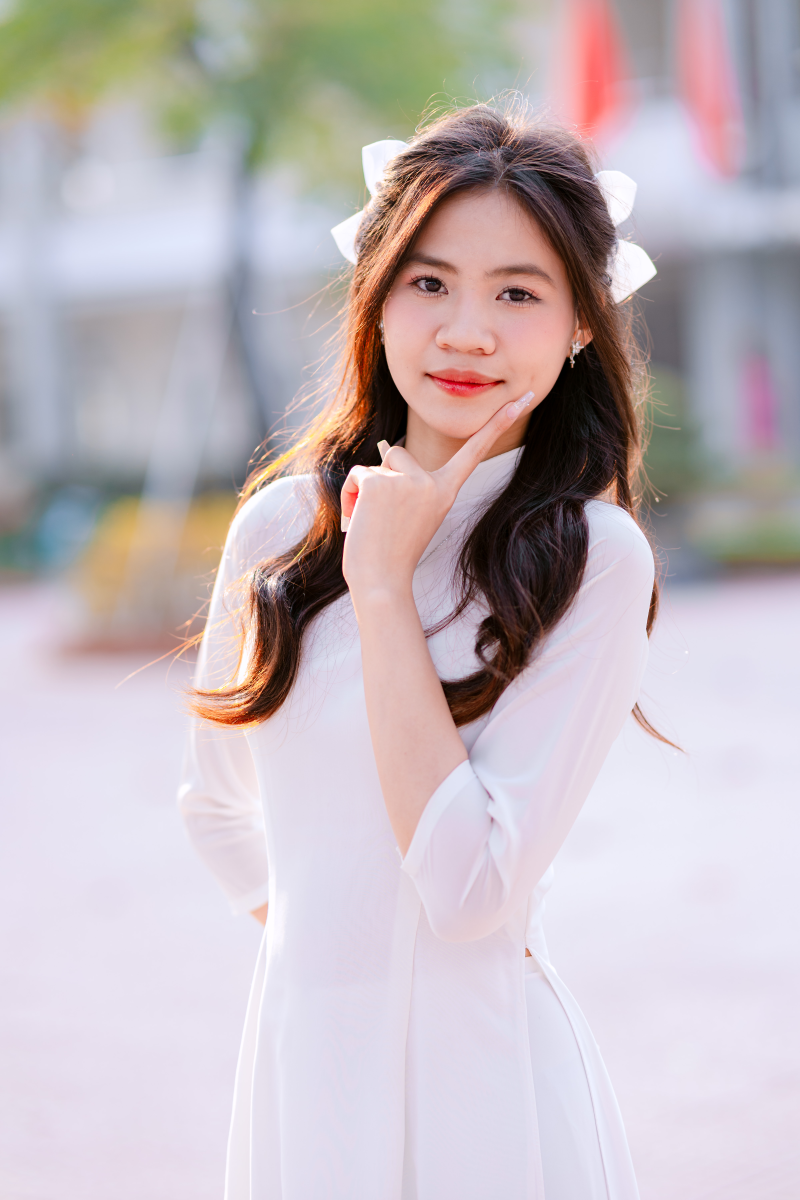
#> input picture backend/uploads/1752119623133-325738539.jpg, 4000 x 6000 px (shown at 1/5 size)
$ python -i simple_face_processor_v2.py   (imports and definitions only)
#> lines starting #> are read from the running program, lines starting #| are printed output that depends on the picture


import sys
import json
import argparse
import os
import urllib.request
from pathlib import Path

try:
    import numpy as np
    from numpy import asarray, uint8, fromfile, zeros, where, var, dot, linalg, mean, std
except ImportError:
    print(json.dumps({"success": False, "error": "NumPy not installed. Please run: pip install numpy"}))
    sys.exit(1)

try:
    import cv2
    from cv2 import CascadeClassifier, imread, imdecode, IMREAD_COLOR, cvtColor, COLOR_BGR2GRAY, ellipse, matchTemplate, TM_CCOEFF_NORMED, calcHist, resize, Laplacian, CV_64F
except ImportError:
    print(json.dumps({"success": False, "error": "OpenCV not installed. Please run: pip install opencv-python"}))
    sys.exit(1)

try:
    from PIL import Image
except ImportError:
    print(json.dumps({"success": False, "error": "Pillow not installed. Please run: pip install Pillow"}))
    sys.exit(1)

class EnhancedFaceProcessor:
    def __init__(self):
        # Load OpenCV face cascade
        try:
            cascade_path = cv2.data.haarcascades + 'haarcascade_frontalface_default.xml'
            if not os.path.exists(cascade_path):
                # Fallback to alternative detection method
                self.face_cascade = None
                print(f"Warning: Face cascade not found at {cascade_path}", file=sys.stderr)
            else:
                self.face_cascade = cv2.CascadeClassifier(cascade_path)
                print(f"Loaded face cascade from {cascade_path}", file=sys.stderr)
        except Exception as e:
            print(f"Error initializing face cascade: {e}", file=sys.stderr)
            self.face_cascade = None

    def load_image(self, img_path: str):
        """Load image from various sources (local path, URL, etc.)"""
        try:
            print(f"Attempting to load image: {img_path}", file=sys.stderr)

            # Handle different types of paths
            if img_path.startswith(('http://', 'https://')):
                print("Loading image from URL", file=sys.stderr)
                # Download from URL
                response = urllib.request.urlopen(img_path)
                image_array = asarray(bytearray(response.read()), dtype=uint8)
                img = imdecode(image_array, IMREAD_COLOR)
            else:
                # Handle local file path
                # Convert to absolute path and normalize
                img_path = os.path.abspath(img_path)
                img_path = os.path.normpath(img_path)

                print(f"Normalized path: {img_path}", file=sys.stderr)

                # Check if file exists
                if not os.path.exists(img_path):
                    print(f"File not found: {img_path}", file=sys.stderr)
                    return None, f"File not found: {img_path}"

                # Check file size
                file_size = os.path.getsize(img_path)
                print(f"File size: {file_size} bytes", file=sys.stderr)

                if file_size == 0:
                    return None, f"File is empty: {img_path}"

                # Try to read the file
                try:
                    img = imread(img_path, IMREAD_COLOR)
#> img is the input picture: shape (6000, 4000, 3); mean B, G, R 188, 183.6, 194.2
                    if img is None:
                        # Fallback: read via numpy buffer (handles Unicode / long paths on Windows)
                        try:
                            file_bytes = fromfile(img_path, dtype=uint8)
                            img = imdecode(file_bytes, IMREAD_COLOR)
                        except Exception as alt_read_err:
                            print(f"Alternative read failed: {alt_read_err}", file=sys.stderr)
                except Exception as read_error:
                    print(f"cv2.imread failed: {read_error}", file=sys.stderr)
                    return None, f"cv2.imread failed: {str(read_error)}"

            if img is None:
                print(f"Could not decode image (cv2.imread returned None): {img_path}", file=sys.stderr)
                return None, f"Could not decode image: {img_path}"

            print(f"Successfully loaded image with shape: {img.shape}", file=sys.stderr)
            return img, None
        except Exception as e:
            error_msg = f"Error loading image {img_path}: {str(e)}"
            print(error_msg, file=sys.stderr)
            return None, error_msg

    def detect_faces(self, img_path: str) -> dict:
        """Detect faces in an image using multiple detection methods"""
        print(f"Starting face detection for: {img_path}", file=sys.stderr)

        # Load image
        img, error = self.load_image(img_path)
        if img is None:
            return {
                'success': False,
                'error': error or 'Could not load image',
                'face_count': 0,
                'faces': []
            }

        try:
            # Convert to grayscale for face detection
            gray = cv2.cvtColor(img, cv2.COLOR_BGR2GRAY)
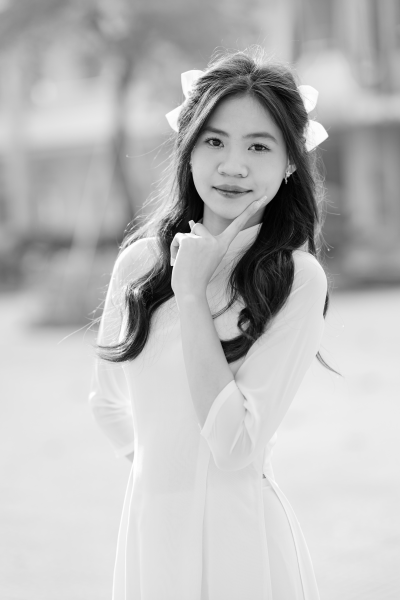
#> gray: shape (6000, 4000) (shown at 1/10 size); min 0, max 255, mean 187.3
            print(f"Converted to grayscale, shape: {gray.shape}", file=sys.stderr)

            # Method 1: Use Haar cascade with multiple parameter sets
            faces = []
            if self.face_cascade is not None:
                print("Using Haar cascade for face detection", file=sys.stderr)

                # Try different parameter combinations
                parameter_sets = [
                    # Standard parameters
                    {'scaleFactor': 1.1, 'minNeighbors': 5, 'minSize': (30, 30)},
                    # More sensitive parameters
                    {'scaleFactor': 1.05, 'minNeighbors': 3, 'minSize': (20, 20)},
                    # Less sensitive parameters for large faces
                    {'scaleFactor': 1.2, 'minNeighbors': 8, 'minSize': (50, 50)},
                    # Parameters for very small faces
                    {'scaleFactor': 1.03, 'minNeighbors': 2, 'minSize': (15, 15)},
                ]

                for i, params in enumerate(parameter_sets):
                    print(f"Trying parameter set {i+1}: {params}", file=sys.stderr)
                    detected_faces = self.face_cascade.detectMultiScale(gray, **params)
                    print(f"Parameter set {i+1} detected {len(detected_faces)} faces", file=sys.stderr)

                    if len(detected_faces) > 0:
                        faces = detected_faces
                        print(f"Using parameter set {i+1} with {len(faces)} faces", file=sys.stderr)
                        break
#> this loop made 1 pass
#> faces on pass 1: [[1766, 1017, 1189, 1189]]

                print(f"Final Haar cascade result: {len(faces)} faces", file=sys.stderr)

            # Method 2: If no faces detected, try DNN face detection (if available)
            if len(faces) == 0:
                print("Trying DNN face detection", file=sys.stderr)
                faces = self.detect_faces_dnn(gray)

            # Method 3: If still no faces, use template matching fallback
            if len(faces) == 0:
                print("Trying template matching fallback", file=sys.stderr)
                faces = self.detect_faces_template_matching(gray)

            # Method 4: If still no faces, use statistical analysis
            if len(faces) == 0:
                print("Trying statistical analysis fallback", file=sys.stderr)
                faces = self.detect_faces_statistical(gray)

            face_data = []
            for i, (x, y, w, h) in enumerate(faces):
                face_data.append({
                    'face_id': i,
                    'x': int(x),
                    'y': int(y),
                    'width': int(w),
                    'height': int(h),
                    'confidence': 0.8  # Default confidence
                })
                print(f"Face {i}: x={x}, y={y}, w={w}, h={h}", file=sys.stderr)
#> this loop made 1 pass
#> after the loop, face_data = 1 item

            return {
                'success': True,
                'face_count': len(face_data),
                'faces': face_data
            }
        except Exception as e:
            error_msg = f"Face detection error: {str(e)}"
            print(error_msg, file=sys.stderr)
            return {
                'success': False,
                'error': error_msg,
                'face_count': 0,
                'faces': []
            }

    # [70 lines left out: functions detect_faces_dnn, detect_faces_template_matching, detect_faces_statistical, not called in this run]

    def extract_embeddings(self, img_path: str) -> dict:
        """Extract basic face features (simplified embeddings)"""
        print(f"Starting embedding extraction for: {img_path}", file=sys.stderr)

        # First detect faces
        faces_result = self.detect_faces(img_path)
#> faces_result = 3 items
        if not faces_result['success']:
            return faces_result

        # Load image again for embedding extraction
        img, error = self.load_image(img_path)
        if img is None:
            return {
                'success': False,
                'error': error or 'Could not load image for embedding extraction',
                'face_count': 0,
                'embeddings': []
            }

        try:
            gray = cv2.cvtColor(img, cv2.COLOR_BGR2GRAY)

            embeddings_data = []
            for face in faces_result['faces']:
                x, y, w, h = face['x'], face['y'], face['width'], face['height']
                print(f"Extracting embedding for face at x={x}, y={y}, w={w}, h={h}", file=sys.stderr)

                # Extract face region
                face_roi = gray[y:y+h, x:x+w]

                # Resize to standard size
                if face_roi.size > 0:
                    face_resized = resize(face_roi, (100, 100))

                    # Create simple embedding (flattened histogram)
                    hist = calcHist([face_resized], [0], None, [256], [0, 256])
                    embedding = hist.flatten().tolist()
                    print(f"Created embedding with {len(embedding)} features", file=sys.stderr)
                else:
                    # Create dummy embedding if face region is invalid
                    embedding = [0.0] * 256
                    print("Created dummy embedding for invalid face region", file=sys.stderr)

                embeddings_data.append({
                    'face_id': face['face_id'],
                    'embedding': embedding,
                    'region': {
                        'x': x, 'y': y, 'w': w, 'h': h
                    }
                })
#> this loop made 1 pass
#> pass 1, in extract_embeddings, `face_roi = gray[y:y+h, x:x+w]`:
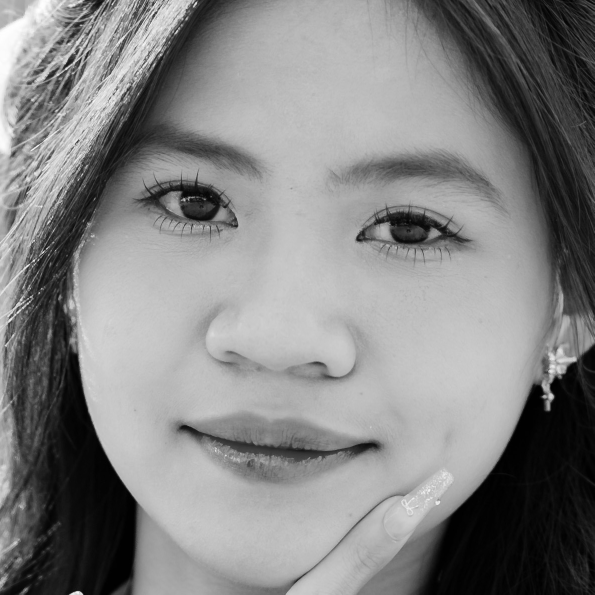
#> face_roi: shape (1189, 1189) (shown at 1/2 size); min 0, max 255, mean 131.4
#> pass 1, in extract_embeddings, `face_resized = resize(face_roi, (100, 100))`:
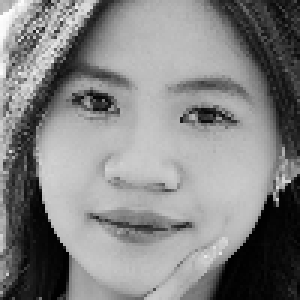
#> face_resized: shape (100, 100) (shown 3 times larger); min 0, max 254, mean 131.4
#> after the loop, embeddings_data = 1 item

            print(f"Successfully extracted {len(embeddings_data)} embeddings", file=sys.stderr)
            return {
                'success': True,
                'face_count': len(embeddings_data),
                'embeddings': embeddings_data
            }
        except Exception as e:
            error_msg = f"Embedding extraction error: {str(e)}"
            print(error_msg, file=sys.stderr)
            return {
                'success': False,
                'error': error_msg,
                'face_count': 0,
                'embeddings': []
            }

    # [124 lines left out: functions compare_faces, assess_quality, main, not called in this run]

# [2 lines not run here, left out]

>>> result = EnhancedFaceProcessor().extract_embeddings('../../uploads/1752119623133-325738539.jpg')
#> result = 3 items

$ run again, on backend/uploads/1752120187572-806187455.jpg
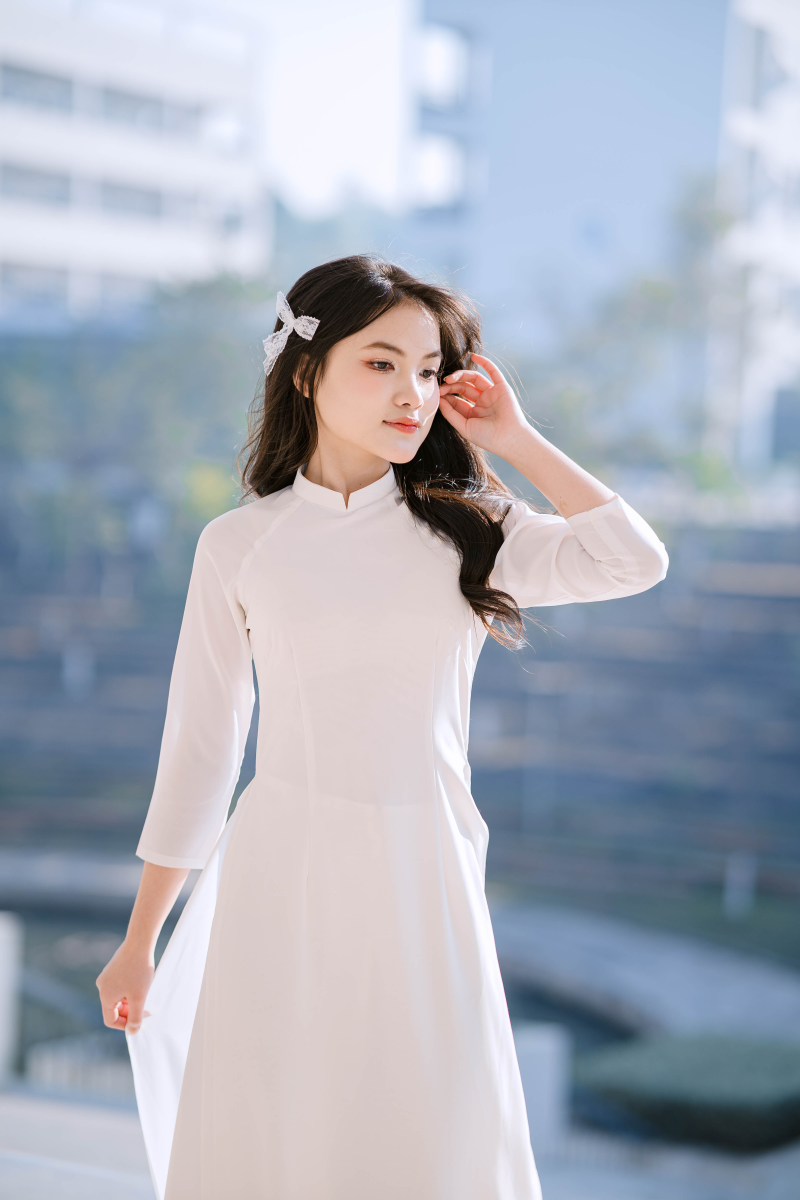
#> input picture backend/uploads/1752120187572-806187455.jpg, 4000 x 6000 px (shown at 1/5 size)
#> in load_image, img is the input picture: shape (6000, 4000, 3); mean B, G, R 186.5, 174, 168.2
#> in detect_faces, `gray = cv2.cvtColor(img, cv2.COLOR_BGR2GRAY)`:
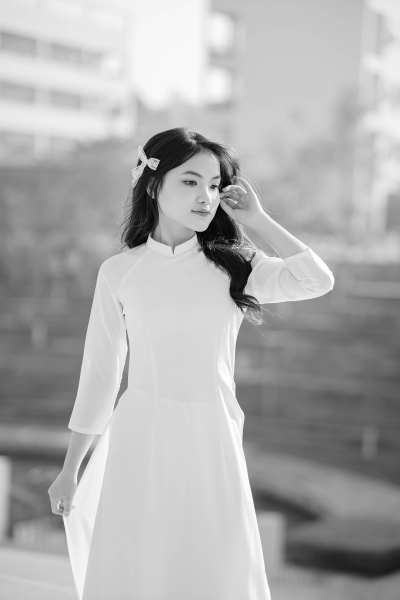
#> gray: shape (6000, 4000) (shown at 1/10 size); min 0, max 255, mean 173.7
#> the loop in detect_faces, `for i, params in enumerate(parameter_sets):` made 1 pass
#> faces on pass 1: [[1461, 1560, 134, 134], [1634, 1575, 724, 724]]
#> the loop in detect_faces, `for i, (x, y, w, h) in enumerate(faces):` made 2 passes
#> (x, y, w, h) on passes 1 to 2: (1461, 1560, 134, 134), (1634, 1575, 724, 724)
#> after the loop in detect_faces, `for i, (x, y, w, h) in enumerate(faces):`: face_data = 2 items
#> faces_result = 3 items
#> the loop in extract_embeddings, `for face in faces_result['faces']:` made 2 passes
#> pass 2, in extract_embeddings, `face_resized = resize(face_roi, (100, 100))`:
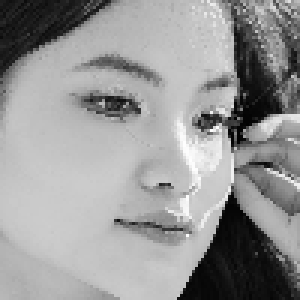
#> face_resized: shape (100, 100) (shown 3 times larger); min 2, max 254, mean 150.5
#> after the loop in extract_embeddings, `for face in faces_result['faces']:`: embeddings_data = 2 items
#> result = 3 items

$ run again, on backend/uploads/1752120187593-938426516.jpg
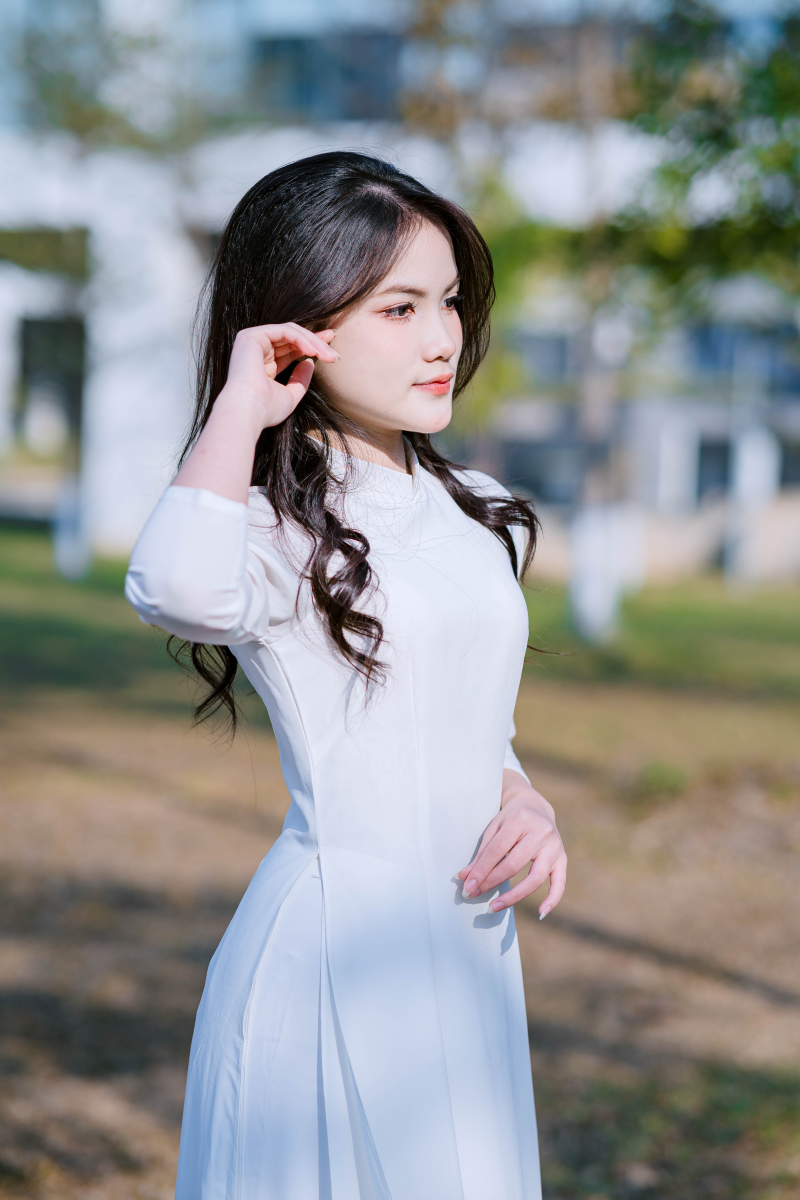
#> input picture backend/uploads/1752120187593-938426516.jpg, 4000 x 6000 px (shown at 1/5 size)
#> in load_image, img is the input picture: shape (6000, 4000, 3); mean B, G, R 144.2, 144.4, 142.5
#> in detect_faces, `gray = cv2.cvtColor(img, cv2.COLOR_BGR2GRAY)`:
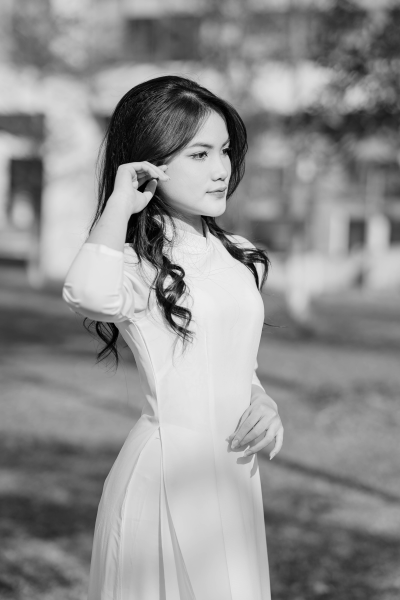
#> gray: shape (6000, 4000) (shown at 1/10 size); min 0, max 255, mean 143.8
#> the loop in detect_faces, `for i, (x, y, w, h) in enumerate(faces):` made 4 passes
#> (x, y, w, h) on passes 1 to 4: (1322, 2674, 72, 72), (1506, 2863, 70, 70), (1646, 2301, 99, 99), (1685, 1216, 868, 868)
#> after the loop in detect_faces, `for i, (x, y, w, h) in enumerate(faces):`: face_data = 4 items
#> faces_result = 3 items
#> the loop in extract_embeddings, `for face in faces_result['faces']:` made 4 passes
#> after the loop in extract_embeddings, `for face in faces_result['faces']:`:
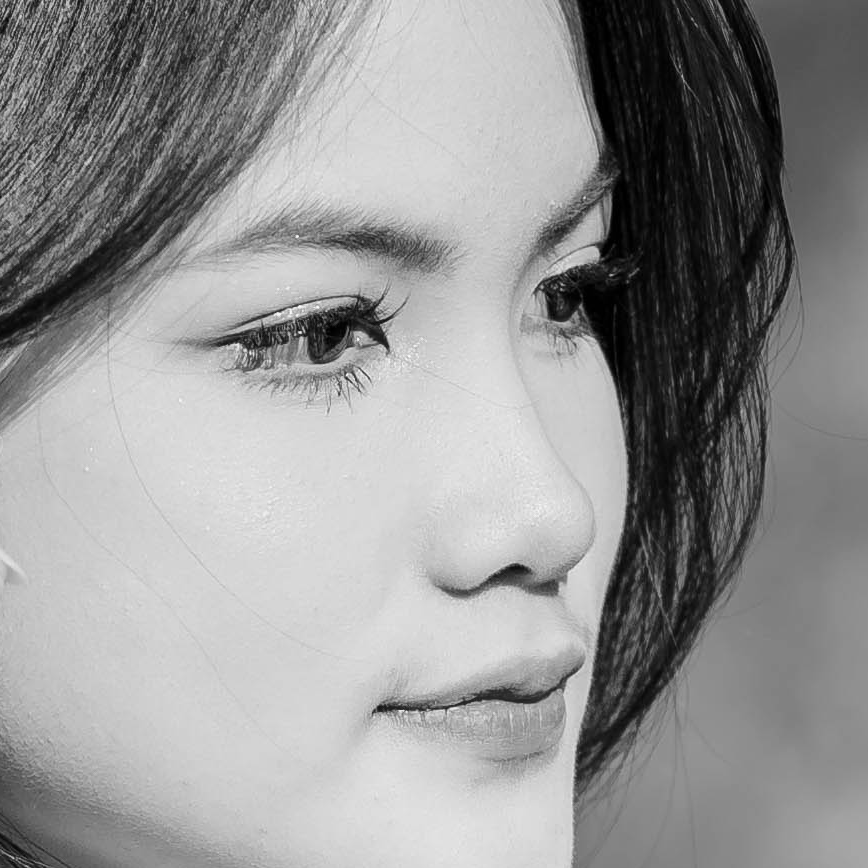
#> face_roi: shape (868, 868); min 0, max 253, mean 147.9
#> after the loop in extract_embeddings, `for face in faces_result['faces']:`: embeddings_data = 4 items
#> result = 3 items
